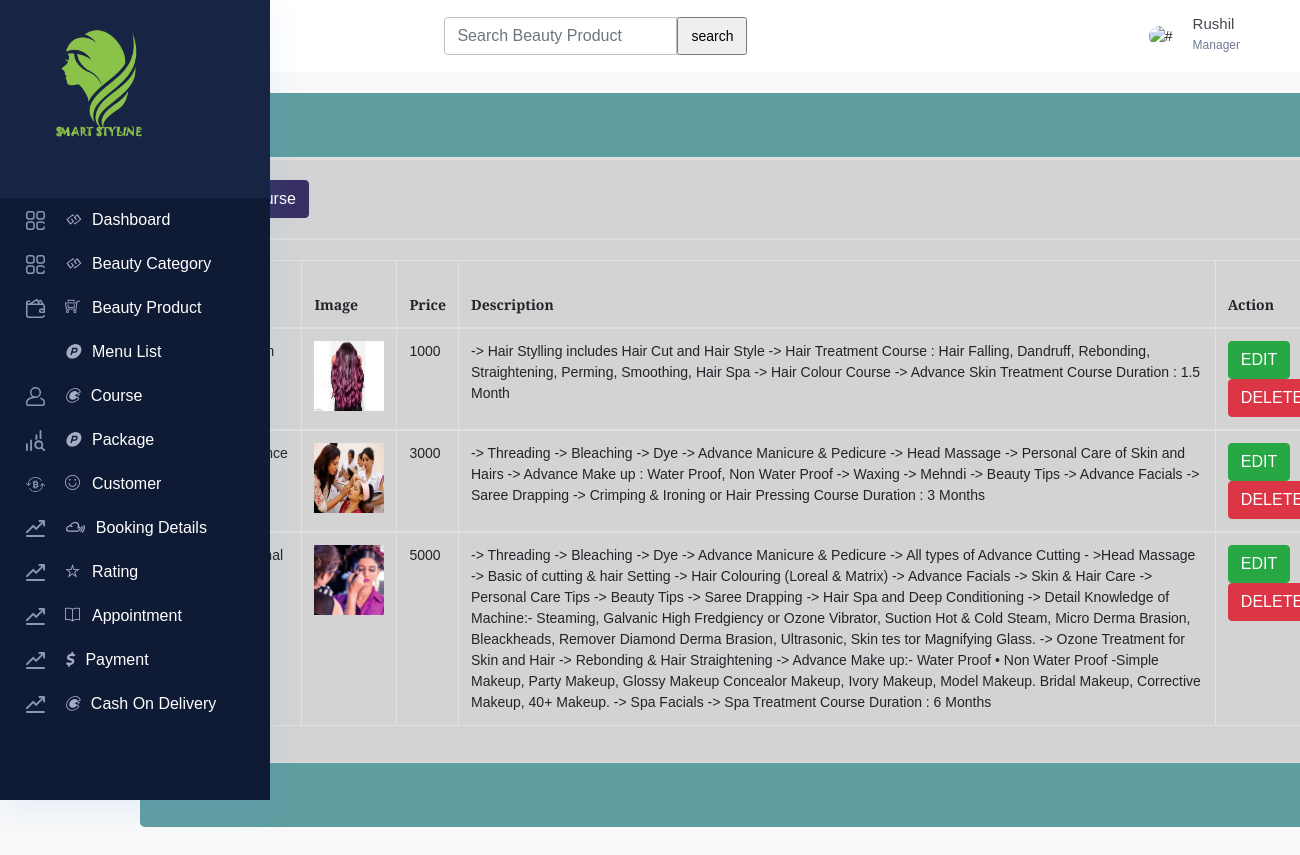
The app's page /admin/course1.php with its own data.
### tables this page shows
CREATE TABLE `course` (
  `course_id` int(3) NOT NULL,
  `course_name` varchar(50) NOT NULL,
  `image` varchar(100) NOT NULL,
  `price` int(3) NOT NULL,
  `description` text NOT NULL,
  `status` bit(1) NOT NULL
);

### admin/course1.php (the view, shortened to what this page needs)
<?php
include ('header.php');
include ('sidebar.php');
?>
    <div class="container">
        <div class="jumbotron" style="width:1250px; float: right;  margin-right: -120px; background-color: cadetblue;">
            <div class="card">
            </div>
            <div class="card">
                <div class="card-body"style="background-color: lightgrey;">
                    <button type="button" class="btn btn-primary" data-toggle="modal" data-target="#studentaddmodal">
                        ADD Course
                    </button>
                </div>
            </div>
            <div class="card">
                <div class="card-body" style="overflow: scroll;background-color: lightgrey;">
                    <?php
                $query = "SELECT * FROM  course where status=0";
                $query_run = mysqli_query($con, $query);
            ?>
                    <table id="datatableid" class="table table-bordered table-white">
                        <thead>
                            <tr>
                                <th scope="col">Course Name</th>
                                <th scope="col">Image</th>
                                <th scope="col">Price</th>
                                <th scope="col">Description</th>
                                <th colspan="2">Action</th>
                            </tr>
                        </thead>
                        <?php
                if($query_run)
                {
                    foreach($query_run as $row)
                    {
            ?>
                        <tbody>
                            <tr>
                                <td> <?php echo $row['course_name']; ?> </td>
     <td><img src="courseimage/<?php echo $row['image'];?>" style="height:70px;width:70px;"></td>
                                <td> <?php echo $row['price']; ?> </td>
                                <td > <?php echo $row['description']; ?> </td>
                                <td rowspan="2" >
                                    <button type="button" class="btn btn-success editbtn"> EDIT </button>
                                    <button type="button" class="btn btn-danger deletebtn"> DELETE </button>
                                </td>
                            </tr>
                        </tbody>
                        <?php
                    }
                }
                else
                {
                    echo "No Record Found";
                }
            ?>
                    </table>
                </div>
            </div>
        </div>
    </div>
<?php
include ('footer.php');
?>
</body>
</html>

### records on screen
course: image (picture), price "1000", description "-> Hair Stylling includes Hair Cut and Hair Style -> Hair Treatment Course : Hair Falling, Dandruff, Rebonding, Straightening, Perming, Smoothing, Hair Spa -> Hair Colour Course -> Advance Skin Treatment Course Duration : 1.5 Month"
course: image (picture), price "3000", description "-> Threading -> Bleaching -> Dye -> Advance Manicure & Pedicure -> Head Massage -> Personal Care of Skin and Hairs -> Advance Make up : Water Proof, Non Water Proof -> Waxing -> Mehndi -> Beauty Tips -> Advance Facials -> Saree Drapping -> Crimping & Ironing or Hair Pressing Course Duration : 3 Months"
course: image (picture), price "5000", description "-> Threading -> Bleaching -> Dye -> Advance Manicure & Pedicure -> All types of Advance Cutting - >Head Massage -> Basic of cutting & hair Setting -> Hair Colouring (Loreal & Matrix) -> Advance Facials -> Skin & Hair Care -> Personal Care Tips -> Beauty Tips -> Saree Drapping -> Hair Spa and Deep Conditioning -> Detail Knowledge of Machine:- Steaming, Galvanic High Fredgiency or Ozone Vibrator, Suction Hot & Cold Steam, Micro Derma Brasion, Bleackheads, Remover Diamond Derma Brasion, Ultrasonic, Skin tes tor Magnifying Glass. -> Ozone Treatment for Skin and Hair -> Rebonding & Hair Straightening -> Advance Make up:- Water Proof • Non Water Proof -Simple Makeup, Party Makeup, Glossy Makeup…"
